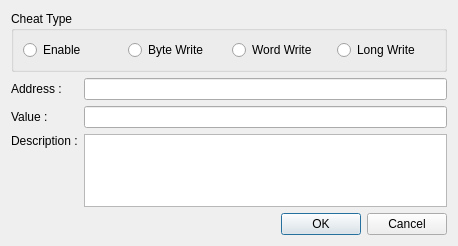
<ui version="4.0" >
 <class>UICheatRaw</class>
 <widget class="QDialog" name="UICheatRaw" >
  <property name="geometry" >
   <rect>
    <x>0</x>
    <y>0</y>
    <width>458</width>
    <height>246</height>
   </rect>
  </property>
  <property name="windowTitle" >
   <string>Add Raw Memory Code</string>
  </property>
  <layout class="QGridLayout" >
   <item row="0" column="0" colspan="2" >
    <widget class="QGroupBox" name="gbType" >
     <property name="title" >
      <string>Cheat Type</string>
     </property>
     <layout class="QHBoxLayout" >
      <item>
       <widget class="QRadioButton" name="rbEnable" >
        <property name="text" >
         <string>Enable</string>
        </property>
       </widget>
      </item>
      <item>
       <widget class="QRadioButton" name="rbByte" >
        <property name="text" >
         <string>Byte Write</string>
        </property>
       </widget>
      </item>
      <item>
       <widget class="QRadioButton" name="rbWord" >
        <property name="text" >
         <string>Word Write</string>
        </property>
       </widget>
      </item>
      <item>
       <widget class="QRadioButton" name="rbLong" >
        <property name="text" >
         <string>Long Write</string>
        </property>
       </widget>
      </item>
     </layout>
    </widget>
   </item>
   <item row="1" column="0" >
    <widget class="QLabel" name="lAddress" >
     <property name="text" >
      <string>Address :</string>
     </property>
    </widget>
   </item>
   <item row="1" column="1" >
    <widget class="QLineEdit" name="leAddress" >
     <property name="maxLength" >
      <number>8</number>
     </property>
    </widget>
   </item>
   <item row="2" column="0" >
    <widget class="QLabel" name="lValue" >
     <property name="text" >
      <string>Value :</string>
     </property>
    </widget>
   </item>
   <item row="2" column="1" >
    <widget class="QLineEdit" name="leValue" >
     <property name="maxLength" >
      <number>23</number>
     </property>
    </widget>
   </item>
   <item row="3" column="0" >
    <widget class="QLabel" name="leDescription" >
     <property name="text" >
      <string>Description :</string>
     </property>
     <property name="alignment" >
      <set>Qt::AlignLeading|Qt::AlignLeft|Qt::AlignTop</set>
     </property>
    </widget>
   </item>
   <item row="3" column="1" >
    <widget class="QTextEdit" name="teDescription" >
     <property name="acceptRichText" >
      <bool>false</bool>
     </property>
    </widget>
   </item>
   <item row="4" column="0" colspan="2" >
    <widget class="QDialogButtonBox" name="dbbButtons" >
     <property name="orientation" >
      <enum>Qt::Horizontal</enum>
     </property>
     <property name="standardButtons" >
      <set>QDialogButtonBox::Cancel|QDialogButtonBox::NoButton|QDialogButtonBox::Ok</set>
     </property>
    </widget>
   </item>
  </layout>
 </widget>
 <resources/>
 <connections>
  <connection>
   <sender>dbbButtons</sender>
   <signal>accepted()</signal>
   <receiver>UICheatRaw</receiver>
   <slot>accept()</slot>
   <hints>
    <hint type="sourcelabel" >
     <x>334</x>
     <y>280</y>
    </hint>
    <hint type="destinationlabel" >
     <x>336</x>
     <y>346</y>
    </hint>
   </hints>
  </connection>
  <connection>
   <sender>dbbButtons</sender>
   <signal>rejected()</signal>
   <receiver>UICheatRaw</receiver>
   <slot>reject()</slot>
   <hints>
    <hint type="sourcelabel" >
     <x>423</x>
     <y>281</y>
    </hint>
    <hint type="destinationlabel" >
     <x>437</x>
     <y>333</y>
    </hint>
   </hints>
  </connection>
 </connections>
</ui>
